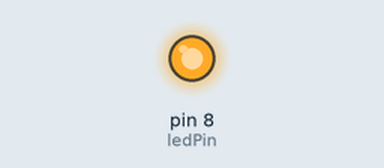
Simulated run of this sketch. Board: Arduino Uno, built with avr-gcc and run on an emulated ATmega328P. On the bench: output pins drawn as LEDs (lit = HIGH).

Above: at 0.5 s.
At 25.5 s:
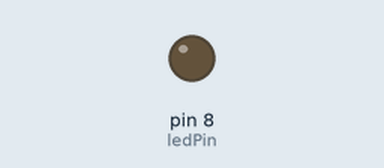
Timing chart, 0 to 39.7 s (numbered marks = the images above):
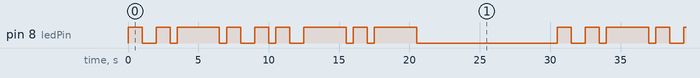

Measured:
- by itself, pin 8 (ledPin): repeats every 30.5 s: LOW 1.0 s, HIGH 1.0 s, LOW 0.50 s, HIGH 3.0 s, LOW 0.50 s, HIGH 1.0 s, LOW 1.0 s, HIGH 1.0 s, LOW 0.50 s, HIGH 1.0 s, LOW 1.0 s, HIGH 3.0 s, LOW 0.50 s, HIGH 1.0 s, LOW 0.50 s, HIGH 3.0 s, LOW 10.0 s, HIGH 1.0 s
- by itself, everything shown: repeats every 30.5 s, in 18 steps

The sketch:

blinking_led_erik1.ino
```cpp
int ledPin=8;
void setup()
{
    pinMode(ledPin,OUTPUT);
}
void loop()
{
  digitalWrite(ledPin, HIGH);
  delay(1000);
  digitalWrite(ledPin, LOW);
  delay(1000);
  digitalWrite(ledPin, HIGH);
  delay(1000);
  digitalWrite(ledPin, LOW);
  delay(500);
  digitalWrite(ledPin, HIGH);
  delay(3000);
  digitalWrite(ledPin, LOW);
  delay(500);
  digitalWrite(ledPin, HIGH);
  delay(1000);
  digitalWrite(ledPin, LOW);
  delay(1000);
  digitalWrite(ledPin, HIGH);
  delay(1000);
  digitalWrite(ledPin, LOW);
  delay(500);
  digitalWrite(ledPin, HIGH);
  delay(1000);
  digitalWrite(ledPin, LOW);
  delay(1000);
  digitalWrite(ledPin, HIGH);
  delay(3000);
  digitalWrite(ledPin, LOW);
  delay(500);
  digitalWrite(ledPin, HIGH);
  delay(1000);
  digitalWrite(ledPin, LOW);
  delay(500);
  digitalWrite(ledPin, HIGH);
  delay(3000);
  digitalWrite(ledPin, LOW);
  delay(10000);
}
```
